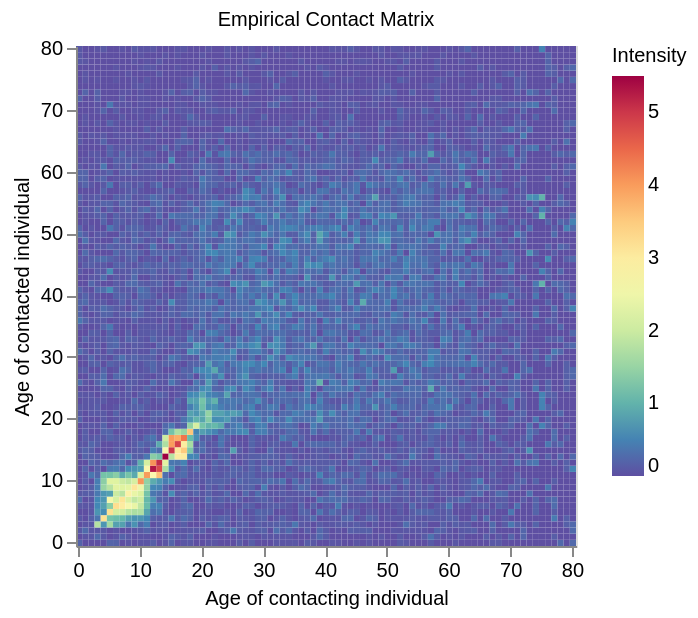

Write notebook code for a chart like this one.
### Markdown cell above
Plot the empirical contact matrix from the simulated contact data:

### Code cell
emp_cint_matrix = cnt_gen.get_contact_matrix_empirical(df_cnt, normalize=True)
plot_mosaic(emp_cint_matrix, title='Empirical Contact Matrix', zlabel='Intensity')

### Figure 1 — Vega-Lite specification as saved in the notebook (floating-point values rounded to 4 significant figures; data arrays with more than 128 entries replaced by an {"elided": "..."} marker saying what was removed)
{"config": {"view": {"continuousWidth": 300, "continuousHeight": 300}}, "data": {"name": "data-219b396ab222087f2c17b6dd8c553961"}, "mark": {"type": "rect"}, "encoding": {"color": {"field": "z", "legend": {"labelFontSize": 10, "labelFontWeight": "normal", "orient": "right", "titleFontSize": 10, "titleFontWeight": "normal"}, "scale": {"reverse": true, "scheme": "spectral"}, "title": "Intensity", "type": "quantitative"}, "x": {"axis": {"grid": false, "labelAngle": 0, "labelFontSize": 10, "labelFontWeight": "normal", "titleFontSize": 10, "titleFontWeight": "normal", "values": [0, 10, 20, 30, 40, 50, 60, 70, 80]}, "field": "x", "title": "Age of contacting individual", "type": "ordinal"}, "y": {"axis": {"grid": false, "labelFontSize": 10, "labelFontWeight": "normal", "titleFontSize": 10, "titleFontWeight": "normal", "values": [0, 10, 20, 30, 40, 50, 60, 70, 80]}, "field": "y", "scale": {"reverse": true}, "title": "Age of contacted individual", "type": "ordinal"}}, "height": 250, "title": {"text": "Empirical Contact Matrix", "anchor": "middle", "fontSize": 10, "fontWeight": "normal"}, "width": 250, "$schema": "https://vega.github.io/schema/vega-lite/v5.20.1.json", "datasets": {"data-219b396ab222087f2c17b6dd8c553961": {"elided": "6561 records"}}}
